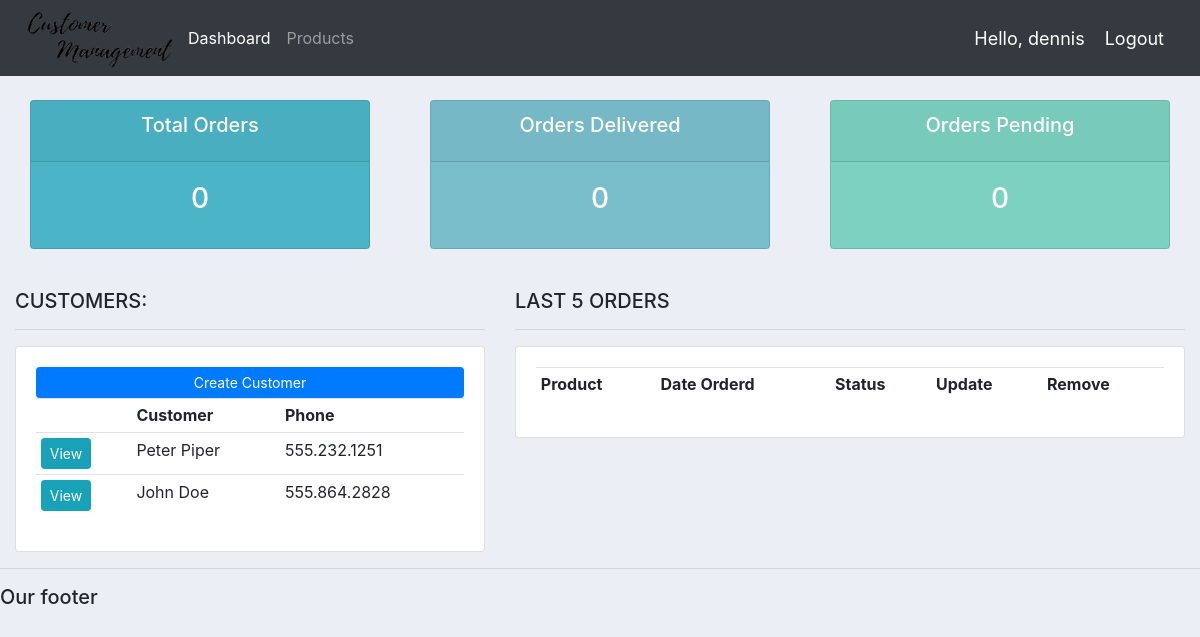
The app's page / (signed in) with its own data.
### accounts/models.py (models this page shows, shortened)
class Customer(models.Model):
	name = models.CharField(max_length=200, null=True)
	phone = models.CharField(max_length=200, null=True)
	email = models.CharField(max_length=200, null=True)
	date_created = models.DateTimeField(auto_now_add=True, null=True)

### accounts/views.py (the view)
# urls.py: path('', views.home, name="home"),
@login_required(login_url='login')
def home(request):
	orders = Order.objects.all()
	customers = Customer.objects.all()
	total_customers = customers.count()
	total_orders = orders.count()
	delivered = orders.filter(status='Delivered').count()
	pending = orders.filter(status='Pending').count()
	context = {'orders':orders, 'customers':customers,
	'total_orders':total_orders,'delivered':delivered,
	'pending':pending }
	return render(request, 'accounts/dashboard.html', context)

### accounts/templates/accounts/dashboard.html (shortened to what this page needs)
{%  extends 'accounts/main.html' %}
{% block content %}
{%  include 'accounts/status.html' %}
<br>
<div class="row">
	<div class="col-md-5">
		<h5>CUSTOMERS:</h5>
		<hr>
		<div class="card card-body">
			<a class="btn btn-primary  btn-sm btn-block" href="">Create Customer</a>
			<table class="table table-sm">
				<tr>
					<th></th>
					<th>Customer</th>
					<th>Phone</th>
				</tr>
				{% for customer in customers %}
					<tr>
						<td><a class="btn btn-sm btn-info" href="{% url 'customer' customer.id %}">View</a></td>
						<td>{{customer.name}}</td>
						<td>{{customer.phone}}</td>
					</tr>
				{% endfor %}
			</table>
		</div>
	</div>
	<div class="col-md-7">
		<h5>LAST 5 ORDERS</h5>
		<hr>
		<div class="card card-body">
			<table class="table table-sm">
				<tr>
					<th>Product</th>
					<th>Date Orderd</th>
					<th>Status</th>
					<th>Update</th>
					<th>Remove</th>
				</tr>
			</table>
		</div>
	</div>
</div>
{% endblock %}

### accounts/templates/accounts/navbar.html (shortened to what this page needs)
{% load static %}
<nav class="navbar navbar-expand-lg navbar-dark bg-dark">
 <img src="{% static 'images/logo.png' %}" height="60px" width="164px">
  <div class="collapse navbar-collapse" id="navbarNav">
    <ul class="navbar-nav">
      <li class="nav-item active">
        <a class="nav-link" href="{% url 'home' %}">Dashboard</a>
      </li>
      <li class="nav-item">
        <a class="nav-link" href="{% url 'products' %}">Products</a>
      </li>
    </ul>
  </div>
  <span class="hello-msg">Hello, {{request.user}}</span>
  <span ><a  class="hello-msg" href="{% url 'logout' %}">Logout</a></span>
</nav>

### static/css/main.css (style rules this page uses)
body { background-color: #ebeff5; }

### accounts/templates/accounts/navbar.html (style rules this page uses)
.hello-msg { font-size: 18px; color: #fff; margin-right: 20px; }

### records on screen
Customer: name "Peter Piper", phone "555.232.1251"
Customer: name "John Doe", phone "555.864.2828"

### other values on screen
{{ request.user }} "dennis"
{{ total_orders }} "0"
{{ delivered }} "0"
{{ pending }} "0"
